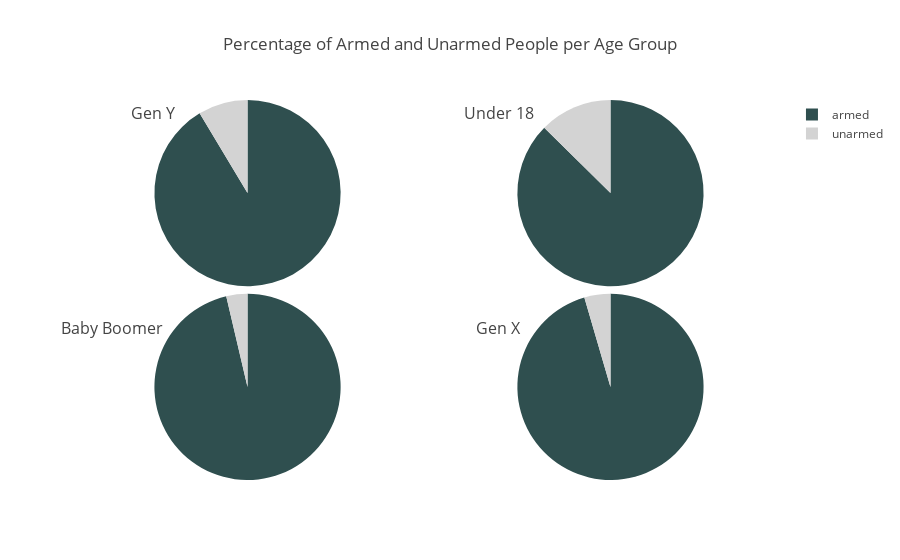

The notebook cell this image was saved under:
### Code cell
fig = {
    'data': [
        {
            'labels': labels,
            'values': [472, 18],
            'type': 'pie',
            'name': 'Baby Boomer',
            'marker': {'colors': ['#2f4f4f', '#d3d3d3']},
            'domain': {'x': [0, .48], 'y': [0, .49]},
            'hoverinfo':'label+percent+name',
            'textinfo':'none'
        },
        {
            'labels': labels,
            'values': [801, 38],
            'marker': {'colors': ['#2f4f4f', '#d3d3d3']},
            'type': 'pie',
            'name': 'Gen X',
            'domain': {'x': [.52, 1], 'y': [0, .49]},
            'hoverinfo':'label+percent+name',
            'textinfo':'none'

        },
        {
            'labels': labels,
            'values': [1679, 158],
            'marker': {'colors': ['#2f4f4f', '#d3d3d3']},
            'type': 'pie',
            'name': 'Gen Y',
            'domain': {'x': [0, .48], 'y': [.51, 1]},
            'hoverinfo':'label+percent+name',
            'textinfo':'none'
        },
        {
            'labels': labels,
            'values': [111, 16],
            'marker': {'colors': ['#2f4f4f', '#d3d3d3']},
            'type': 'pie',
            'name':'Under 18',
            'domain': {'x': [.52, 1], 'y': [.51, 1]},
            'hoverinfo':'label+percent+name',
            'textinfo': 'none'
        }
    ],
    'layout': {'title': 'Percentage of Armed and Unarmed People per Age Group',
            "annotations": [{
                "font": {"size": 16},
                "showarrow": False,
                "text": "Gen Y",
                "x": 0.07,
                "y": 1.0
            },
            {
                "font": {"size": 16},
                "text": "Under 18",
                "showarrow": False,
                "x": 0.6,
                "y": 1.0
            },
            {
                "font": {"size": 16},
                "text": "Baby Boomer",
                "showarrow": False,
                "x": -0.03,
                "y": 0.4
            },
            {
                "font": {"size": 16},
                "text": "Gen X",
                "showarrow": False,
                "x": 0.6,
                "y": 0.4
            }]
    }
}

iplot(fig)

### Figure 1 — Plotly figure (JSON) as saved in the notebook; plotly's stock layout.template omitted (floating-point values rounded to 4 significant figures)
{"data": [{"domain": {"x": [0, 0.48], "y": [0, 0.49]}, "hoverinfo": "label+percent+name", "labels": ["armed", "unarmed"], "marker": {"colors": ["#2f4f4f", "#d3d3d3"]}, "name": "Baby Boomer", "textinfo": "none", "type": "pie", "values": [472, 18]}, {"domain": {"x": [0.52, 1], "y": [0, 0.49]}, "hoverinfo": "label+percent+name", "labels": ["armed", "unarmed"], "marker": {"colors": ["#2f4f4f", "#d3d3d3"]}, "name": "Gen X", "textinfo": "none", "type": "pie", "values": [801, 38]}, {"domain": {"x": [0, 0.48], "y": [0.51, 1]}, "hoverinfo": "label+percent+name", "labels": ["armed", "unarmed"], "marker": {"colors": ["#2f4f4f", "#d3d3d3"]}, "name": "Gen Y", "textinfo": "none", "type": "pie", "values": [1679, 158]}, {"domain": {"x": [0.52, 1], "y": [0.51, 1]}, "hoverinfo": "label+percent+name", "labels": ["armed", "unarmed"], "marker": {"colors": ["#2f4f4f", "#d3d3d3"]}, "name": "Under 18", "textinfo": "none", "type": "pie", "values": [111, 16]}], "layout": {"annotations": [{"font": {"size": 16}, "showarrow": false, "text": "Gen Y", "x": 0.07, "y": 1}, {"font": {"size": 16}, "showarrow": false, "text": "Under 18", "x": 0.6, "y": 1}, {"font": {"size": 16}, "showarrow": false, "text": "Baby Boomer", "x": -0.03, "y": 0.4}, {"font": {"size": 16}, "showarrow": false, "text": "Gen X", "x": 0.6, "y": 0.4}], "title": "Percentage of Armed and Unarmed People per Age Group"}}
